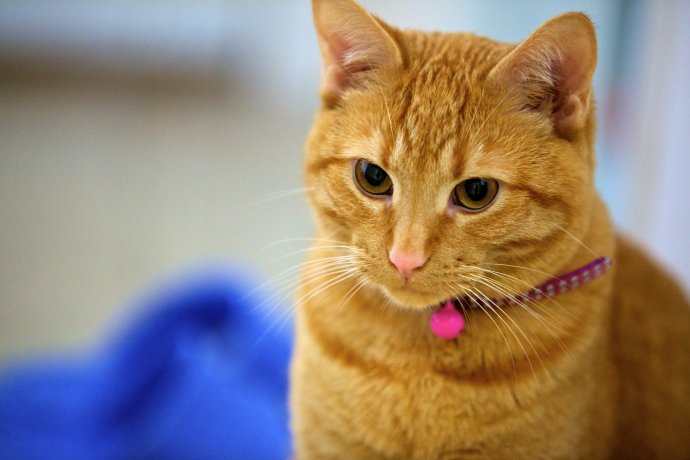
#> input picture opencv_图像处理/cat.jpg, 690 x 460 px
$ python 'test006初级滤波处理.py'
#> lines starting #> are read from the running program, lines starting #| are printed output that depends on the picture; after the words box and inside, x2 and y2 are one past the last pixel; in counts of white or black regions, pixels touching at a corner belong together
"""过滤是信号和图像处理中基本的任务。其目的是根据应用环境的不同，选择性的提取图像中某些认为是重要的信息。
过滤可以移除图像中的噪音、提取感兴趣的可视特征、允许图像重采样，等等。其源自于一般的信号和系统理论，这里将不介绍该理论的细节。但本章会介绍关于过滤的基本概念，
以及如何在图像处理程序中使用滤波器

根据灰度分布的不同来区分不同的图像。但还有其他方面可以对图像进行分析。
我们可以观察图像中灰度的变化

，观察图像中这些变化的频率就构成了另一条分类图像的方法。这个观点称为频域。
而通过观察图像灰度分布来分类图像称为空间域。

频域分析将图像分成从低频到高频的不同部分。低频对应图像强度变化小的区域，
而高频是图像强度变化非常大的区域

，观察图像中这些变化的频率就构成了另一条分类图像的方法。这个观点称为频域。
而通过观察图像灰度分布来分类图像称为空间域。

滤波器是一个用来增强图像中某个波段或频率并阻塞（或降低）其他频率波段的操作。低通滤波器是消除图像中高频部分，
但保留低频部分。高通滤波器消除低频部分


result = cv2.medianBlur(image,5)
dst = cv2.blur(image,(5,5));
gaussianResult = cv2.GaussianBlur(img,(5,5),1.5)"""
#用低通滤波来平滑图像,低通滤波器的目标是降低图像的变化率。如将每个像素替换为该像素周围像素的均值
import cv2
import numpy as np
img = cv2.imread("cat.jpg", 0)
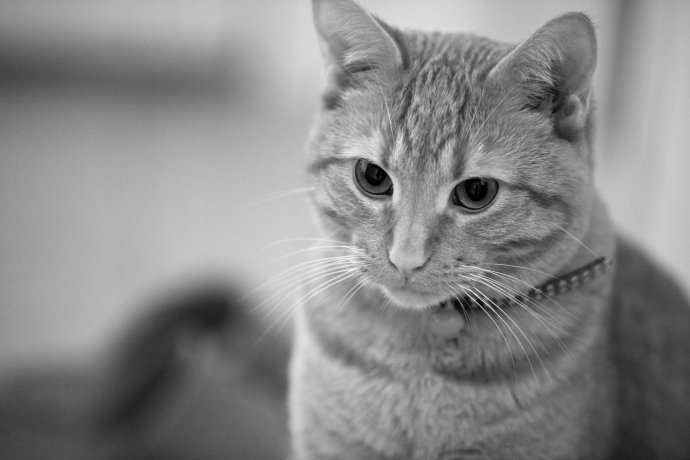
#> img: shape (460, 690); min 0, max 243, mean 136.2
result = cv2.blur(img, (5, 5))
# result1 = cv2.boxFilter(img, -1, (5, 5))
gaussianResult = cv2.GaussianBlur(img,(5,5),1.5)#高斯模糊

cv2.imshow("Origin", img)
cv2.imshow("Blur", result)
cv2.imshow("gaussianresult",gaussianResult)

cv2.waitKey(0)
cv2.destroyAllWindows()

#中值滤波器 消除噪点

def salt(img, n):
#> called with n = 500
    for k in range(n):
        i = int(np.random.random() * img.shape[1]);
        j = int(np.random.random() * img.shape[0]);
        if img.ndim == 2:
            img[j, i] = 255
        elif img.ndim == 3:
            img[j, i, 0] = 255
            img[j, i, 1] = 255
            img[j, i, 2] = 255
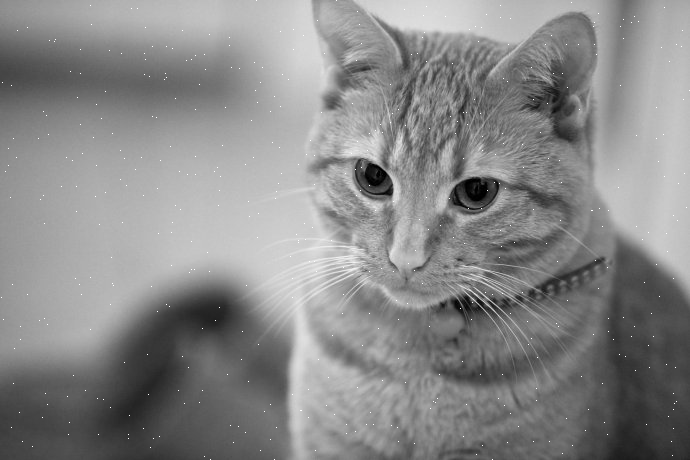
#> img: shape (460, 690); 0.16% of pixels changed, all inside (x1, y1, x2, y2) = (1, 0, 690, 460)
    return img


img = cv2.imread("cat.jpg", 0)
result = salt(img, 500)
median = cv2.medianBlur(result, 5)

cv2.imshow("Salt", result)
cv2.imshow("Median", median)

cv2.waitKey(0)
cv2.destroyAllWindows()

$ run again, with opencv_图像处理/dog.jpg copied over opencv_图像处理/cat.jpg
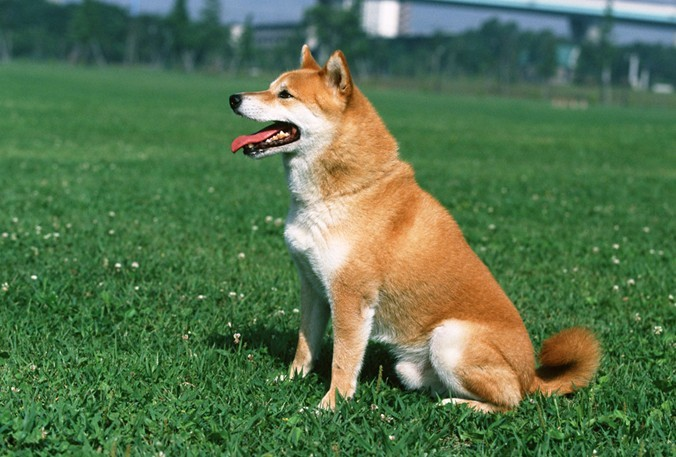
#> input picture opencv_图像处理/dog.jpg, 676 x 457 px
#> `result = cv2.blur(img, (5, 5))`:
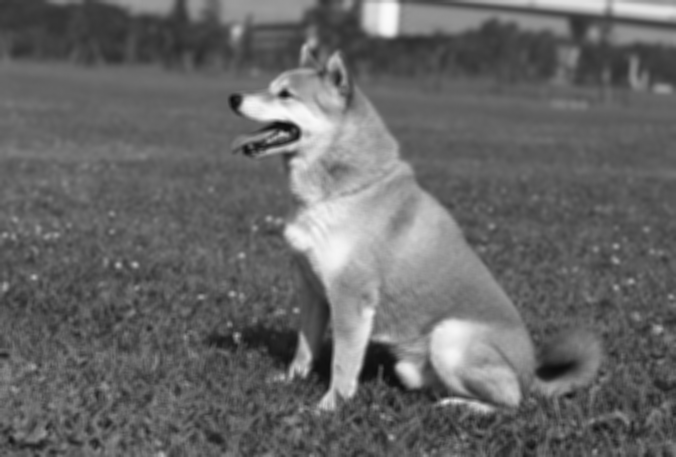
#> result: shape (457, 676); min 13, max 250, mean 102.2
#> after the loop in salt, `for k in range(n):`:
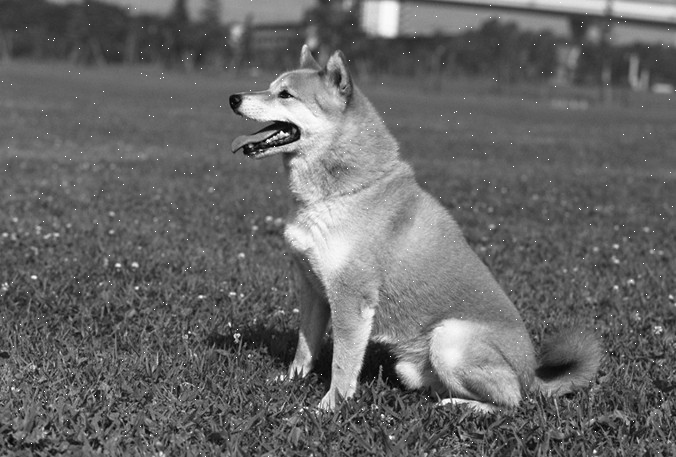
#> img: shape (457, 676); min 0, max 255, mean 102.5

$ run again, with opencv_图像处理/person.jpg copied over opencv_图像处理/cat.jpg
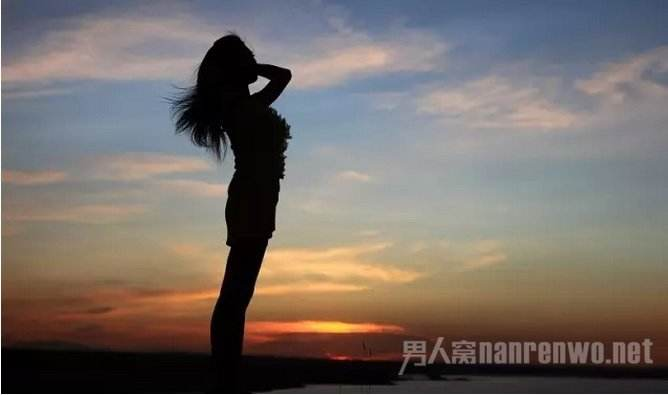
#> input picture opencv_图像处理/person.jpg, 668 x 395 px
#> `img = cv2.imread("cat.jpg", 0)`:
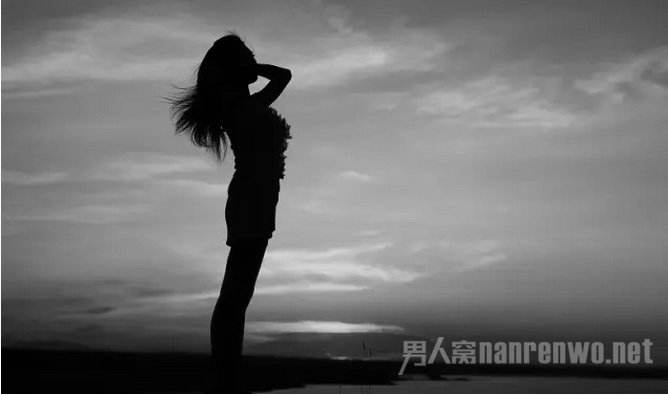
#> img: shape (395, 668); min 0, max 255, mean 111.9
#> after the loop in salt, `for k in range(n):`:
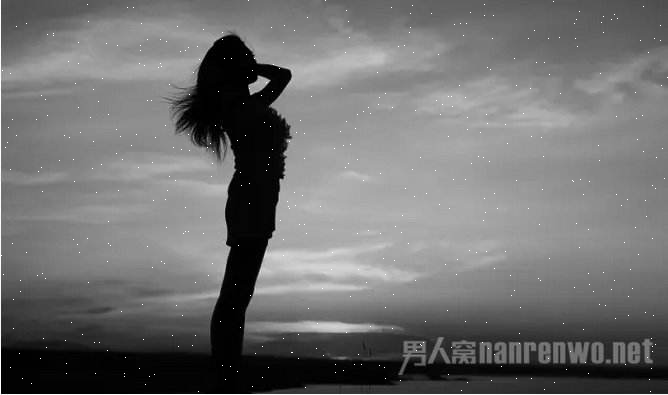
#> img: shape (395, 668); 0.19% of pixels changed, all inside (x1, y1, x2, y2) = (1, 0, 668, 395)
